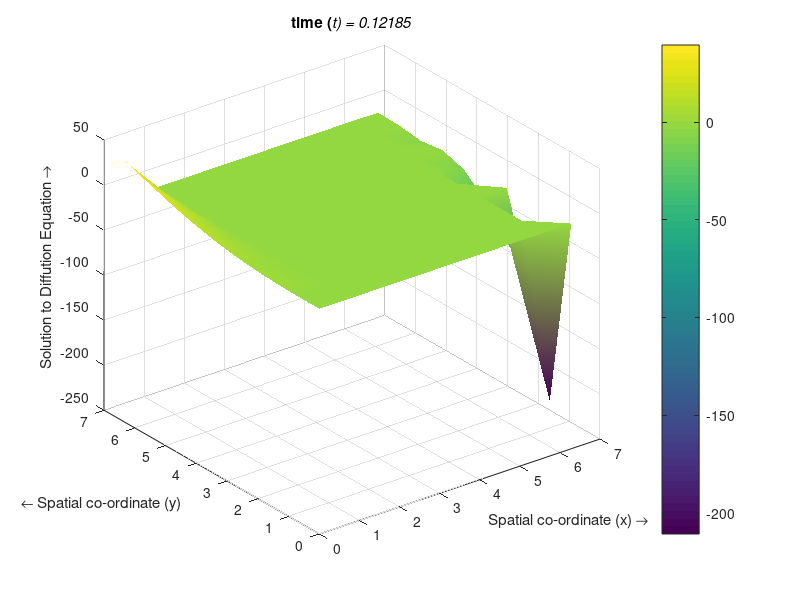

Source code (MATLAB): (Note: this script raises an error after producing the figure.)
%% Scientific computing Project 

clc
clear
%Iterations where delta_x = delta_y
Nx = 10;
Ny = 10;
nt = 5;

%Paramiter 
D = 1;

%Domain
ax = 0;
ay = ax;
bx = 2*pi;
by = bx;

%Steps
dx = (bx-ax)/(Nx-1);
dy = (by-ay)/(Ny-1);
dt = (min([dx,dy])^(2)/4);


x= 0:dx:(bx-ax);      
y= 0:dy:(by-ay);
x = repmat(x,1,1,nt+1);%convert to 3D
y = repmat(y,1,1,nt+1);%Convert to 3D

%neumann boundry condition and pre-location 
v = 0;
U = zeros(Nx,Ny,nt+1);


%Phi and psi Drechle Boundry condition 
U(1,:,:) = (y-ay).^(2).*sin(pi.*(y-ay)./(2*(by-ay)));
U(Nx,:,:) = ((cos(pi.*(y-ay))-1).*cosh(by-y));
% U(1,k,1:nt+1) = repmat(50,1,Ny,nt+1);
% U(Nx,k,1:nt+1) = repmat(50,1,Ny,nt+1);






for n=1:nt
    
    %Visualisation<<<<<<<<<<<<<<<<<<<<<<<<<<<<<<<<<<<<<<<<<<<<<<<<<<<<<<<<<<<<< 
    h = surf(x(:,:,1),y(:,:,1),U(:,:,n)','EdgeColor','none');
    colorbar
    shading interp
    %axis ([0 2*pi 0 2*pi -180 70])
    title({['time (\itt) = ',num2str(n*dt)]})
    xlabel('Spatial co-ordinate (x) \rightarrow')
    ylabel('{\leftarrow} Spatial co-ordinate (y)')
    zlabel('Solution to Diffution Equation \rightarrow')
    drawnow; 
    refreshdata(h)
    %Visualisation<<<<<<<<<<<<<<<<<<<<<<<<<<<<<<<<<<<<<<<<<<<<<<<<<<<<<<<<<<<<< 
   
    
for k=2:Ny-1
for j=2:Nx-1
        %Discritised explicit method equation 
        U(j,k,n+1) = U(j,k,n) + (D*dt)*...
            ((1/dx^(2))*(U(j-1,k,n)-2*U(j,k,n)+U(j+1,k,n))+...
            (1/dy^(2))*(U(j,k-1,n)-2*U(j,k,n)+U(j,k+1,n)));
end
end

end

